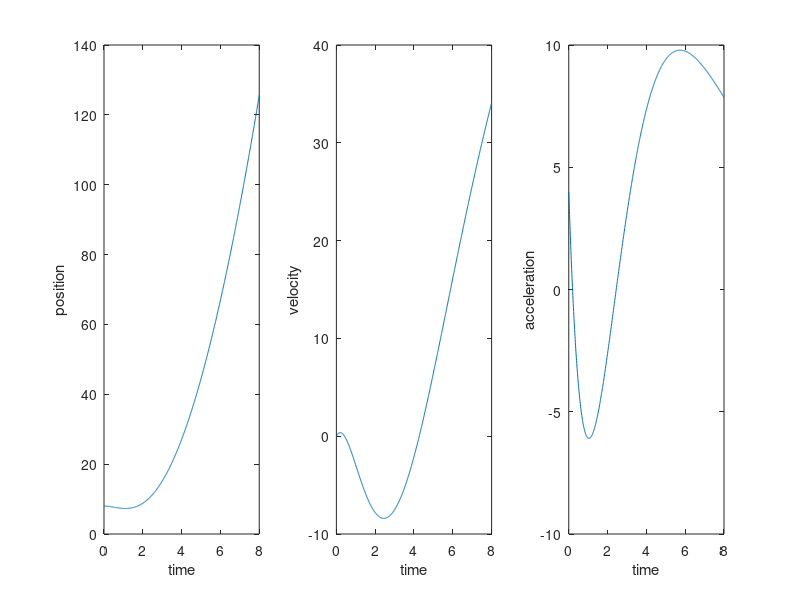

MATLAB code to generate this figure:
%Ayden Hession
%Section 27393
%HW7
%Q26
x = (0:0.01:8);
y = 8 - 4*x.^2.*exp(-0.4*x) + 2*x.^2;
subplot(1,3,1)
plot(x,y)
xlabel('time')
ylabel('position')
y = -12*x.^2.*exp(-0.4*x) + 1.6*x.^3.*exp(-0.4*x) + 4*x;
subplot(1,3,2)
plot(x,y)
xlabel('time')
ylabel('velocity')
y = -0.64*x.^3.*exp(-0.4*x) + 9.6*x.^2.*exp(-0.4*x) -24*x.*exp(-0.4*x) + 4;
subplot(1,3,3)
plot(x,y)
xlabel('time')
ylabel('acceleration')